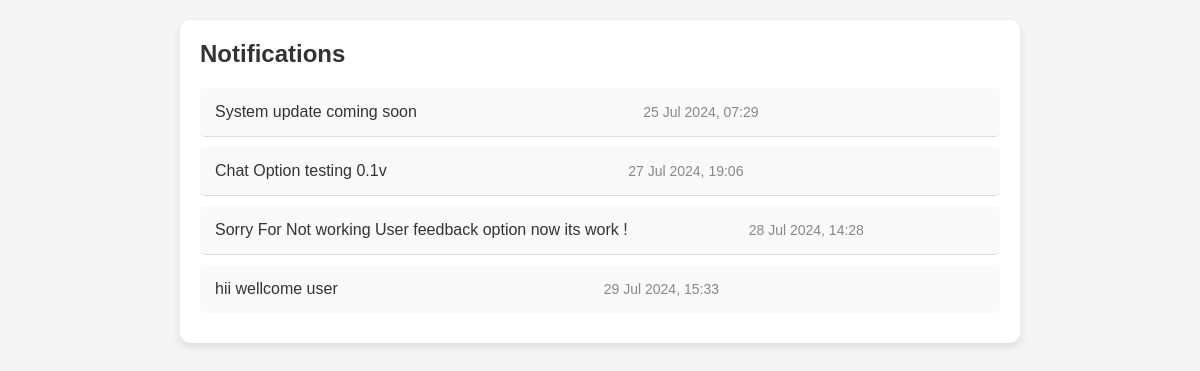
The app's page /notificationbutton.php with its own data.
### tables this page shows
CREATE TABLE `notifications` (
  `notification_id` int(11) NOT NULL,
  `user_id` int(11) NOT NULL,
  `message` text NOT NULL,
  `created_at` timestamp NOT NULL DEFAULT current_timestamp()
);

### notificationbutton.php (the view, shortened to what this page needs)
<?php
$servername = "localhost";
$username = "root";
$password = "";
$database = "SAVVY";
$conn = new mysqli($servername, $username, $password, $database);
$sql = "SELECT message, created_at FROM Notifications WHERE user_id = ?";
$stmt = $conn->prepare($sql);
$user_id = 1;
$stmt->bind_param("i", $user_id);
$stmt->execute();
$result = $stmt->get_result();
$notifications = [];
if ($result->num_rows > 0) {
    while($row = $result->fetch_assoc()) {
        $notifications[] = $row;
    }
}
?>
<!DOCTYPE html>
<html lang="en">
<head>
</head>
<body>
    <div class="notifications-container">
        <div class="notifications-header">Notifications</div>
        <?php if (!empty($notifications)) : ?>
            <?php foreach ($notifications as $notification) : ?>
                <div class="notification-item">
                    <div class="notification-message">
                        <?php echo htmlspecialchars($notification['message']); ?>
                    </div>
                    <div class="notification-time">
                        <?php echo date('d M Y, H:i', strtotime($notification['created_at'])); ?>
                    </div>
                </div>
            <?php endforeach; ?>
        <?php else : ?>
            <div class="notification-item">No notifications found.</div>
        <?php endif; ?>
    </div>
</body>
</html>

### notificationbutton.php (style rules this page uses)
body { font-family: Arial, sans-serif; background-color: #f4f4f4; margin: 0; padding: 20px; }
.notifications-container { max-width: 800px; margin: 0 auto; padding: 20px; background-color: #fff; border-radius: 10px; box-shadow: 0 4px 8px rgba(0, 0, 0, 0.1); }
.notifications-header { font-size: 24px; font-weight: bold; margin-bottom: 20px; color: #333; }
.notification-item { padding: 15px; border-bottom: 1px solid #ddd; display: flex; justify-content: space-between; align-items: center; background: #f9f9f9; border-radius: 5px; margin-bottom: 10px; }
.notification-item:last-child { border-bottom: none; }
.notification-message { font-size: 16px; color: #333; }
.notification-time { font-size: 14px; color: #888; }

### records on screen
notifications: message "System update coming soon", created_at "25 Jul 2024, 07:29"
notifications: message "Chat Option testing 0.1v", created_at "27 Jul 2024, 19:06"
notifications: message "Sorry For Not working User feedback option now its work !", created_at "28 Jul 2024, 14:28"
notifications: message "hii wellcome user", created_at "29 Jul 2024, 15:33"
